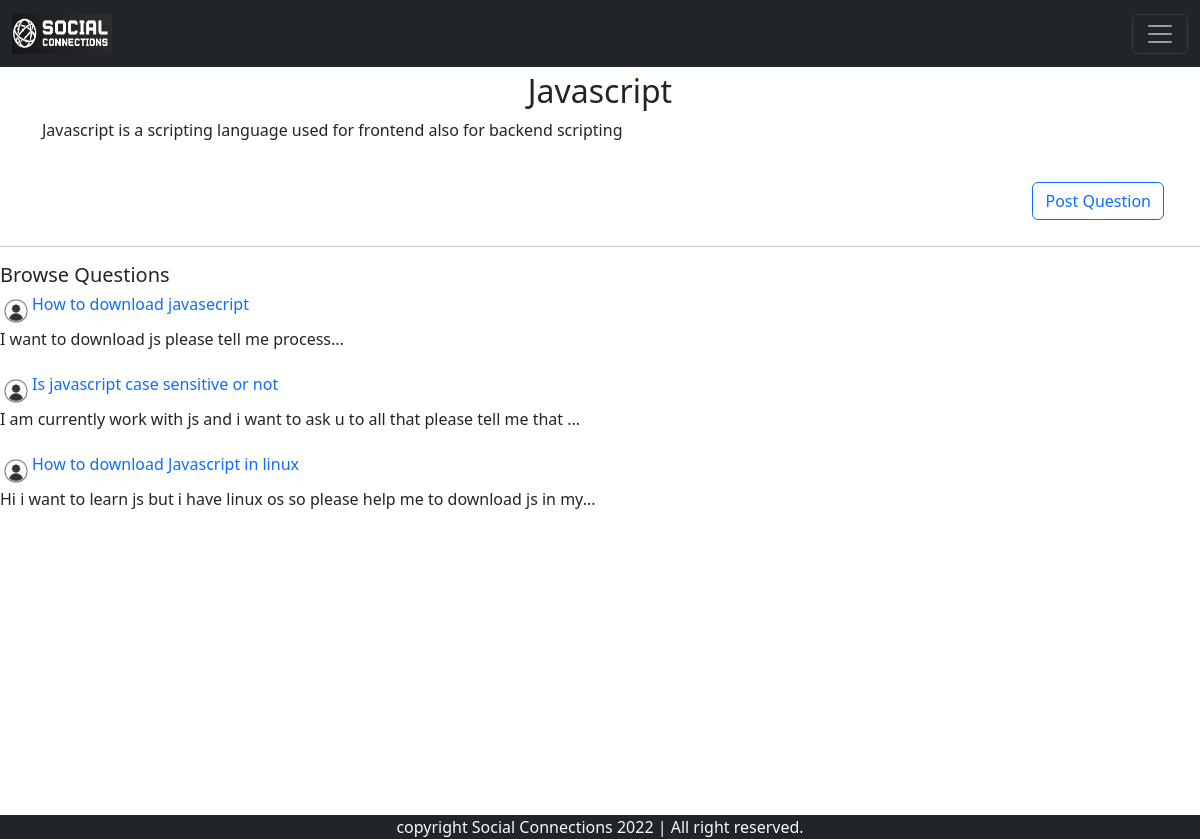
The app's page /thread.php?cat_id=2 with its own data.
### tables this page shows
CREATE TABLE `topics` (
  `sr_no` int(12) NOT NULL,
  `heading` varchar(255) NOT NULL,
  `description` varchar(700) NOT NULL,
  `time` datetime NOT NULL DEFAULT current_timestamp(),
  `img` varchar(20) NOT NULL
);

CREATE TABLE `thread` (
  `thread_id` int(12) NOT NULL,
  `subject` varchar(100) NOT NULL,
  `sub_des` text NOT NULL,
  `user_id` int(12) NOT NULL,
  `cat_id` varchar(12) NOT NULL,
  `time` datetime NOT NULL DEFAULT current_timestamp()
);

### thread.php (the view, shortened to what this page needs)
<?php
include "partials/navbar.php";
?>
<!doctype html>
<html lang="en">
<head>
<link href="https://cdn.jsdelivr.net/npm/bootstrap@5.2.0/dist/css/bootstrap.min.css" rel="stylesheet">
</head>
<body>
<br></br>
<br>
<?php
include "partials/_connect.php";
$id = $_GET['cat_id'];
$sql = "SELECT * FROM `topics` WHERE sr_no = $id";
$result = mysqli_query($conn, $sql);
$row = mysqli_fetch_assoc($result);
?>
<div class = container>
<h2 class ="text-center">  <?php  echo $row['heading']  ; ?> </h2>
<p >
<?php  echo $row['description'] ; ?>
</p>
</div>
<br>
<?php
echo '  <button type="button" class="btn btn-outline-primary" style="float:right; margin-right:3%;"><a href="postque.php?cat_id='.$id.'" style="text-decoration:none;">Post Question</a></button> ';
?>
<br></br>
<hr></hr>
<h5>Browse Questions</h5>
<?php
$catid = $_GET['cat_id'];
$sqlnew = "SELECT * FROM `thread` WHERE cat_id = $catid";
$resultnew = mysqli_query($conn, $sqlnew);
while($rownew = mysqli_fetch_assoc($resultnew) ){
	echo '  <div class="media"><div style = "display:flex;" ><img class="mr-3" src="img/user.jpg" alt="Generic placeholder image" style = "width:2rem; "><a href= "que.php?thread_id='.$rownew['thread_id'].'" style = "text-decoration : none ;" > <h6  style = " display: block ; " class="mt-0">'.$rownew['subject'].'</h6> </div></a> <div class="media-body">'.  substr($rownew['sub_des'],0,80).'...</div> </div>' ;
   echo '<br>';
}
?>
</body>
</html>
<?php
include "partials/footer.php";
?>

### records on screen
topics: heading "Javascript", description "Javascript is a scripting language used for frontend also for backend scripting"
thread: subject "How to download javasecript", sub_des "I want to download js please tell me process"
thread: subject "Is javascript case sensitive or not", sub_des "I am currently work with js and i want to ask u to all that please tell me that"
thread: subject "How to download Javascript in linux", sub_des "Hi i want to learn js but i have linux os so please help me to download js in my"
